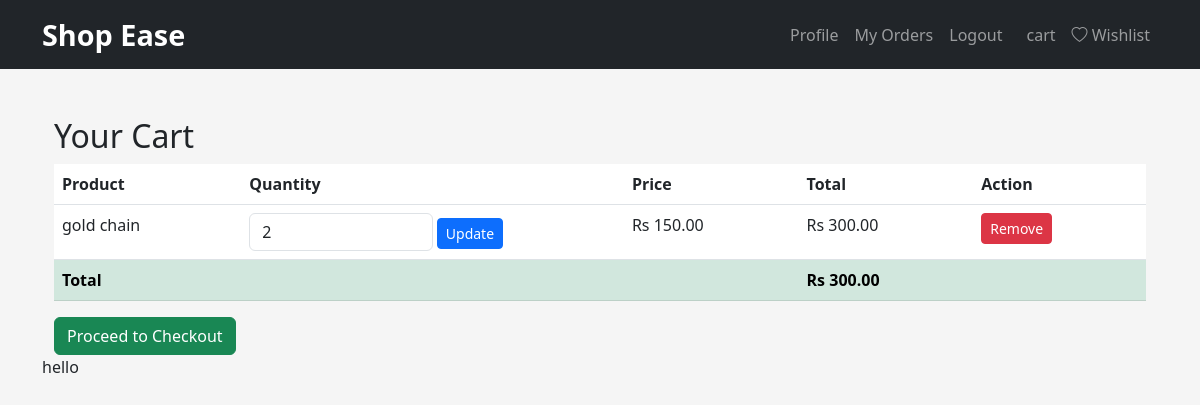
/cart/ (signed in), run on an earlier commit of the app's database.
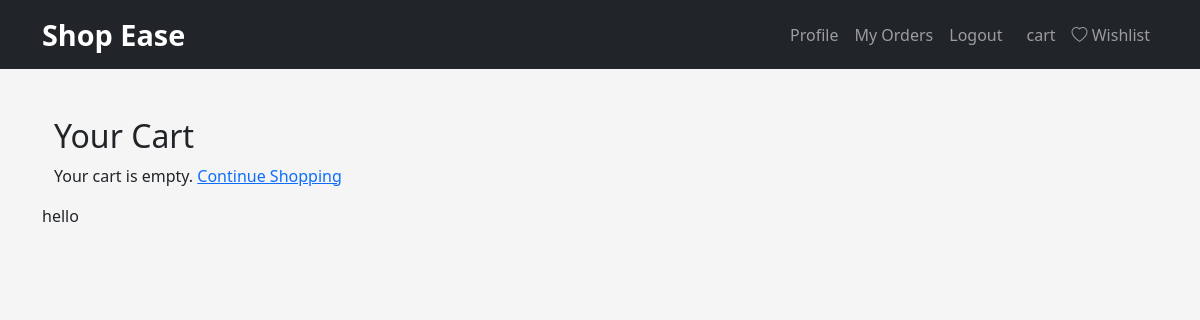
And on a later commit of the database.
### cart/models.py (models this page shows, shortened)
class CartItem(models.Model):
    user = models.ForeignKey(User, on_delete=models.CASCADE)
    product = models.ForeignKey(Product, on_delete=models.CASCADE)
    quantity = models.PositiveIntegerField(default=1)
    created_at = models.DateTimeField(auto_now_add=True)
    class Meta:
        unique_together = ('user', 'product')  # One item per product
    def total_price(self):
        return self.quantity * self.product.price

### products/models.py (models this page shows, shortened)
class Product(models.Model):
    MATERIAL_CHOICES = [
        ('gold', 'Gold'), ('silver', 'Silver'), ('handmade', 'Handmade'),
        ('gemstone', 'Gemstone'), ('pearl', 'Pearl'), ('other', 'Other')
    ]
    seller = models.ForeignKey(User, on_delete=models.CASCADE)
    title = models.CharField(max_length=200)
    description = models.TextField()
    price = models.DecimalField(max_digits=10, decimal_places=2)
    material = models.CharField(max_length=20, choices=MATERIAL_CHOICES)
    category = models.ForeignKey(Category, on_delete=models.CASCADE)
    image = models.ImageField(upload_to='products/')
    stock = models.PositiveIntegerField(default=1)
    created_at = models.DateTimeField(auto_now_add=True)

### cart/views.py (the view)
# urls.py: path('', views.cart_detail, name='cart_detail'),
@login_required
def cart_detail(request):
    cart_items = CartItem.objects.filter(user=request.user)
    total = sum(item.total_price() for item in cart_items)
    return render(request, 'cart/detail.html', {
        'cart_items': cart_items,
        'total': total
    })

### cart/context_processors.py (called while the page is built)
def cart(request):
    return {'cart': Cart(request)}

### products/context_processors.py (called while the page is built)
def wishlist_count(request):
    if request.user.is_authenticated:
        count = Wishlist.objects.filter(user=request.user).count()
    else:
        count = 0
    return {'wishlist_count': count}

### templates/cart/detail.html (shortened to what this page needs)
{% extends "base.html" %}
{% block content %}
<div class="container mt-5">
    <h2>Your Cart</h2>
    {% if cart_items %}
        <table class="table">
            <thead>
                <tr>
                    <th>Product</th>
                    <th>Quantity</th>
                    <th>Price</th>
                    <th>Total</th>
                    <th>Action</th>
                </tr>
            </thead>
            <tbody>
                {% for item in cart_items %}
                <tr>
                    <td>{{ item.product.title }}</td>
                    <td>
                        <form action="{% url 'cart:cart_update' item.id %}" method="post" class="d-inline">
                            <input type="number" name="quantity" value="{{ item.quantity }}" min="1" max="{{ item.product.stock }}" class="form-control w-50 d-inline" style="width: 70px;">
                            <button type="submit" class="btn btn-sm btn-primary">Update</button>
                        </form>
                    </td>
                    <td>Rs {{ item.product.price }}</td>
                    <td>Rs {{ item.total_price }}</td>
                    <td>
                        <a href="{% url 'cart:cart_remove' item.id %}" class="btn btn-danger btn-sm">Remove</a>
                    </td>
                </tr>
                {% endfor %}
                <tr class="table-success">
                    <td colspan="3"><strong>Total</strong></td>
                    <td colspan="2"><strong>Rs {{ total }}</strong></td>
                </tr>
            </tbody>
        </table>
        <a href="{% url 'orders:checkout' %}" class="btn btn-success">Proceed to Checkout</a>
    {% else %}
        <p>Your cart is empty. <a href="{% url 'products:home' %}">Continue Shopping</a></p>
    {% endif %}
</div>
<h> hello </h>
{% endblock %}

What changed in the data, as far as the page shows it:
removed CartItem: product "gold chain", quantity "2", product.price "150.00", total_price "300.00"
Also different on the page:
{{ total }}: "300.00" → (not shown)
text no longer shown: "Product Quantity Price Total Action Total Rs Proceed to Checkout"
text now shown: "Your cart is empty. Continue Shopping"
